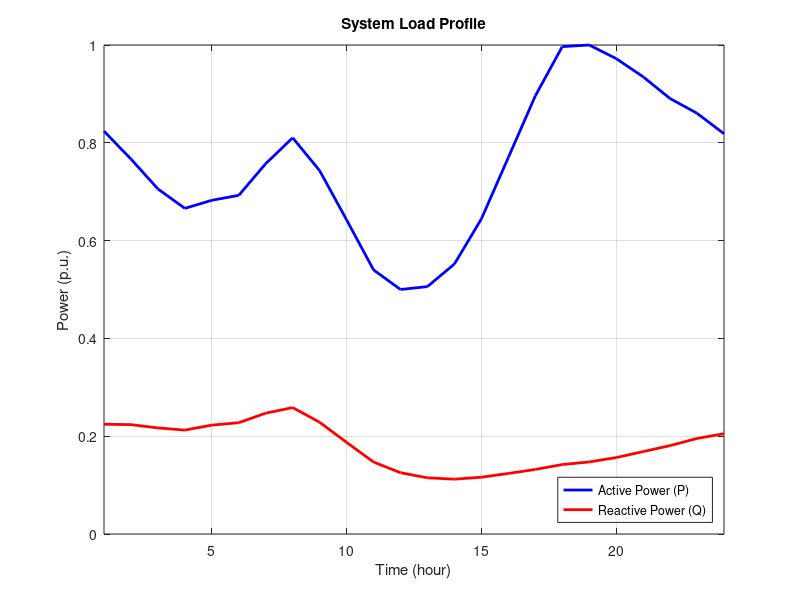
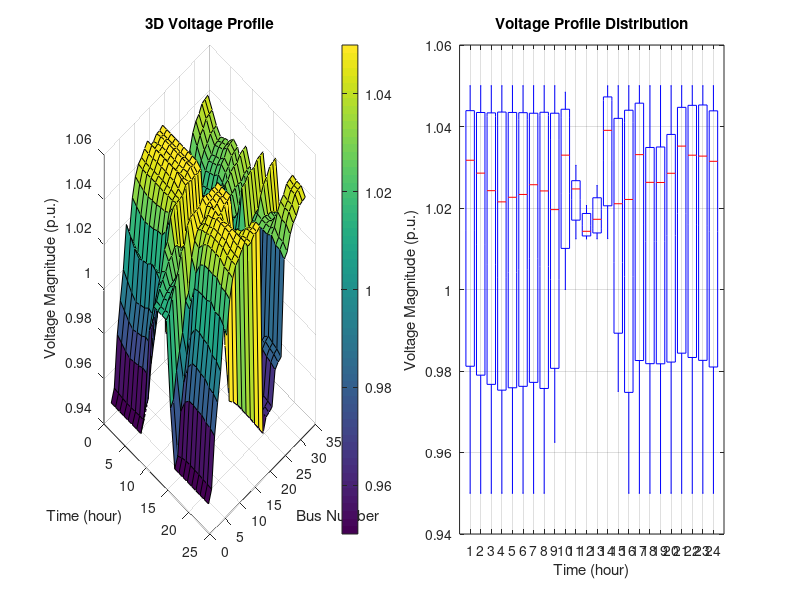

Write the MATLAB code that produced these figures, in order. (Note: this script raises an error after producing the figures.)
load('optimization_results.mat');
% load('basecase_results_case1.mat');
% load('basecase_results_case2.mat');

time_hours = 1:results.T;



%% Figure 1: Load Profile
figure('Position', [100, 600, 800, 300]);

% Use total system load for a cleaner representation
total_active_load = sum(results.Pl_24h, 1);
total_reactive_load = sum(results.Ql_24h, 1);

% Plot both active and reactive load on same plot
plot(time_hours, total_active_load, 'b-', 'LineWidth', 2);
hold on;
plot(time_hours, total_reactive_load, 'r-', 'LineWidth', 2);
xlabel('Time (hour)');
ylabel('Power (p.u.)');
title('System Load Profile');
legend('Active Power (P)', 'Reactive Power (Q)', 'Location', 'southeast'); % Place in bottom-right
grid on;
xlim([1, 24]);



%% Figure 2: Voltage Profiles (3D and 2D)
figure('Position', [100, 100, 1200, 400]);

% 3D voltage profile
subplot(1,2,1);
[T_mesh, B_mesh] = meshgrid(time_hours, 1:results.n_bus);
surf(T_mesh, B_mesh, results.V_mag);
colorbar;
xlabel('Time (hour)');
ylabel('Bus Number');
zlabel('Voltage Magnitude (p.u.)');
title('3D Voltage Profile');
view(45, 30);

% 2D voltage profile (box plot)
subplot(1,2,2);
boxplot(results.V_mag, 'Labels', arrayfun(@num2str, time_hours, 'UniformOutput', false));
xlabel('Time (hour)');
ylabel('Voltage Magnitude (p.u.)');
title('Voltage Profile Distribution');
grid on;



%% Figure 3: Operation of OLTC and CBs
figure('Position', [900, 600, 800, 400]);
% OLTC tap position
yyaxis left;
stairs(time_hours, results.tap_val, 'b-', 'LineWidth', 2);
ylabel('OLTC Tap Position');
ylim([min(results.tap_val)-0.1, max(results.tap_val)+0.1]);

% CB status
yyaxis right;
[n_rows, n_cols] = size(results.cb_status);
hold on;
colors = lines(results.n_cb);

if n_rows == results.n_cb
    % cb_status is indexed by CB index (not bus number)
    for i = 1:results.n_cb
        stairs(time_hours, results.cb_status(i,:), 'Color', colors(i,:), 'LineWidth', 1.5);
    end
elseif n_rows >= max(results.cb_buses)
    % cb_status is indexed by bus number
    for i = 1:results.n_cb
        cb_bus = results.cb_buses(i);
        stairs(time_hours, results.cb_status(cb_bus,:), 'Color', colors(i,:), 'LineWidth', 1.5);
    end
end
ylabel('CB Status (0/1)');
ylim([-0.1, 1.1]);

xlabel('Time (hour)');
title('Operation of OLTC and Capacitor Banks');

leg_entries = ['OLTC Tap', arrayfun(@(x) sprintf('CB Bus %d', results.cb_buses(x)), 1:results.n_cb, 'UniformOutput', false)];
legend(leg_entries, 'Location', 'southwest'); % Place in bottom-left
grid on;



%% Figure 4: Reactive Power of CBs (and SVC if implemented)
figure('Position', [900, 100, 800, 400]);

% Plot reactive power for each CB
colors = lines(results.n_cb);
for i = 1:results.n_cb
    plot(time_hours, results.QCB_buses(i,:), 'Color', colors(i,:), 'LineWidth', 2);
    hold on;
end

xlabel('Time (hour)');
ylabel('Reactive Power (MVAr)');
title('Reactive Power Output of Capacitor Banks');
legend(arrayfun(@(x) sprintf('CB Bus %d', results.cb_buses(x)), 1:results.n_cb, 'UniformOutput', false), 'Location', 'southwest'); % Place in bottom-left
grid on;



%% some figures for debugging system metrics
figure('Position', [500, 300, 1000, 600]);
% OLTC tap changes
subplot(2,1,1);
bar(time_hours(1:end-1), results.tap_changes);
xlabel('Time (hour)');
ylabel('Tap Position Change');
title('OLTC Tap Changes');
grid on;
% Reactive power balance
subplot(2,1,2);
total_reactive_gen = sum(results.QCB, 1); % Total reactive generation from CBs
total_reactive_load = sum(results.Ql_24h, 1);
plot(time_hours, total_reactive_gen, 'b-', 'LineWidth', 2);
hold on;
plot(time_hours, total_reactive_load, 'r-', 'LineWidth', 2);
xlabel('Time (hour)');
ylabel('Reactive Power (p.u.)');
title('System Reactive Power Balance');
legend('Total Q Generation', 'Total Q Load', 'Location', 'southwest'); % Place in bottom-left
grid on;


%% summary report
fid = fopen('optimization_summary.txt', 'w');
fprintf(fid, 'Optimization Results Summary\n');
fprintf(fid, '===========================\n\n');
fprintf(fid, 'Total Power Loss: %.4f p.u.\n', results.P_loss);
fprintf(fid, 'Average Power Loss per Hour: %.4f p.u.\n', results.P_loss/results.T);
fprintf(fid, 'Minimum Voltage: %.4f p.u. at Bus %d, Hour %d\n', ...
    min(results.V_mag(:)), ...
    find(results.V_mag == min(results.V_mag(:)), 1), ...
    ceil(find(results.V_mag == min(results.V_mag(:)), 1)/results.n_bus));
fprintf(fid, 'Maximum Voltage: %.4f p.u. at Bus %d, Hour %d\n', ...
    max(results.V_mag(:)), ...
    find(results.V_mag == max(results.V_mag(:)), 1), ...
    ceil(find(results.V_mag == max(results.V_mag(:)), 1)/results.n_bus));
fprintf(fid, 'Total OLTC Tap Changes: %d\n', sum(results.tap_changes));
fprintf(fid, 'Number of Capacitor Banks: %d\n', results.n_cb);
fclose(fid);